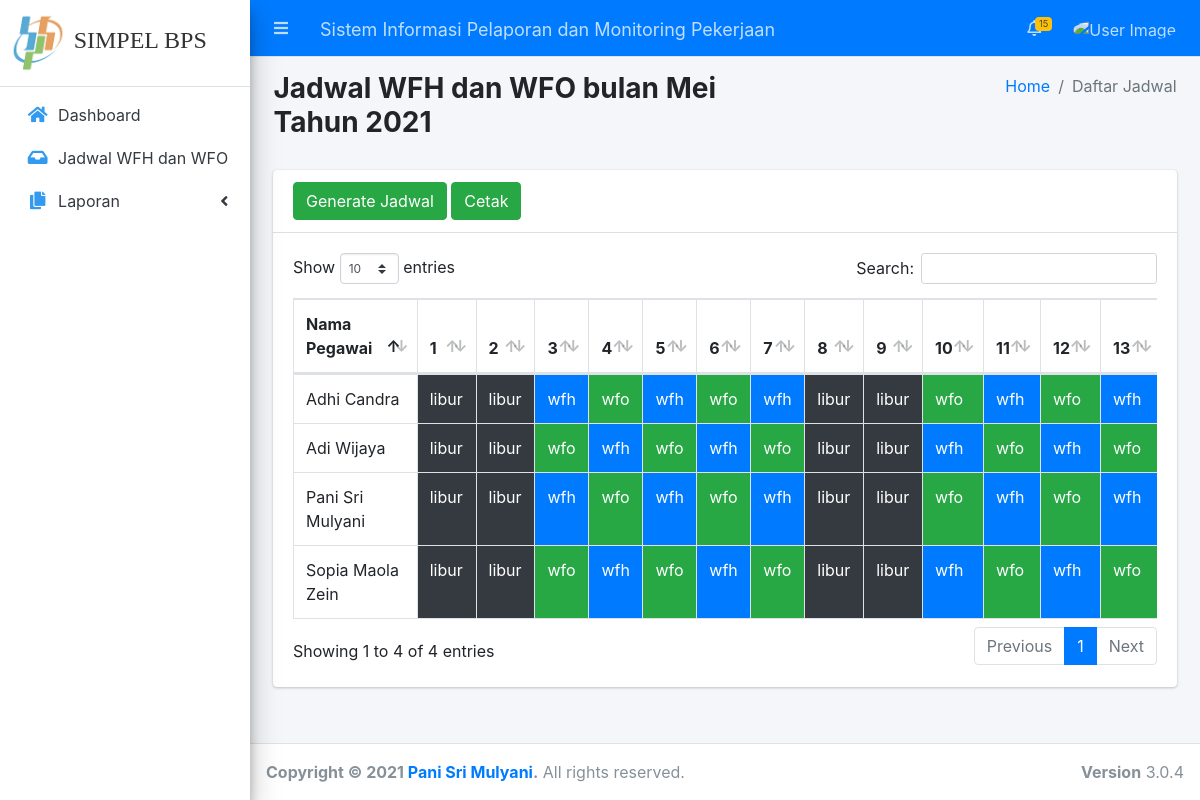
/index.php/tata_usaha/jadwal, run on the app's committed database.
### tables this page shows
CREATE TABLE `jadwal` (
  `id_jadwal` int(11) NOT NULL,
  `id_pegawai` varchar(191) NOT NULL,
  `1` varchar(191) NOT NULL,
  `2` varchar(191) NOT NULL,
  `3` varchar(191) NOT NULL,
  `4` varchar(191) NOT NULL,
  `5` varchar(191) NOT NULL,
  `6` varchar(191) NOT NULL,
  `7` varchar(191) NOT NULL,
  `8` varchar(191) NOT NULL,
  `9` varchar(191) NOT NULL,
  `10` varchar(191) NOT NULL,
  `11` varchar(191) NOT NULL,
  `12` varchar(191) NOT NULL,
  `13` varchar(191) NOT NULL,
  `14` varchar(191) NOT NULL,
  `15` varchar(191) NOT NULL,
  `16` varchar(191) NOT NULL,
  `17` varchar(191) NOT NULL,
  `18` varchar(191) NOT NULL,
  `19` varchar(191) NOT NULL,
  `20` varchar(191) NOT NULL,
  `21` varchar(191) NOT NULL,
  `22` varchar(191) NOT NULL,
  `23` varchar(191) NOT NULL,
  `24` varchar(191) NOT NULL,
  `25` varchar(191) NOT NULL,
  `26` varchar(191) NOT NULL,
  `27` varchar(191) NOT NULL,
  `28` varchar(191) NOT NULL,
  `29` varchar(191) DEFAULT NULL,
  `30` varchar(191) DEFAULT NULL,
  `31` varchar(191) DEFAULT NULL,
  `bulan` varchar(191) NOT NULL
);

CREATE TABLE `pegawai` (
  `nip` varchar(20) NOT NULL,
  `nama` varchar(50) NOT NULL,
  `jenis_kelamin` enum('Laki-laki','Perempuan','','') NOT NULL,
  `alamat` text NOT NULL,
  `tempatlahir` varchar(20) NOT NULL,
  `tanggallahir` date NOT NULL,
  `jabatan` varchar(40) NOT NULL,
  `namagolongan` varchar(20) NOT NULL,
  `id` int(11) NOT NULL,
  `username` varchar(20) NOT NULL,
  `password` varchar(20) NOT NULL,
  `akses` varchar(20) NOT NULL,
  `foto` varchar(100) NOT NULL,
  `email` varchar(191) NOT NULL
);

### application/controllers/Tata_usaha/Jadwal.php (called while the page is built, shortened)
<?php
class Jadwal extends CI_Controller {
	public function index() {
    $data['jadwal']   = $this->M_Jadwal->getAll();
		$data['content']  = 'tata_usaha/jadwal';
		$this->load->view('tata_usaha/template', $data);
	}
}

### index.php (called while the page is built, shortened)
<?php
require_once BASEPATH.'core/CodeIgniter.php';

### application/models/M_Jadwal.php (called while the page is built, shortened)
<?php
class M_Jadwal extends CI_Model {
  protected $table  = 'jadwal';
  public function getAll()
  {
    $this->db->join('pegawai', $this->table . '.id_pegawai = pegawai.id');
    return $this->db->get($this->table)->result_array();
  }
}

### application/views/tata_usaha/jadwal.php (the view, shortened to what this page needs)
<section class="content">
  <div class="content-header">
      <div class="container-fluid">
        <div class="row mb-2">
          <div class="col-sm-6">
            <h3><b><font face="">
              Jadwal WFH dan WFO bulan
              <?php
                switch ($jadwal[0]['bulan']) {
                  case '05':
                    echo 'Mei';
                    break;
                }
              ?> Tahun 2021
            </font></b></h3>
          </div>
          <div class="col-sm-6">
            <ol class="breadcrumb float-sm-right">
              <li class="breadcrumb-item"><a href="<?php echo base_url()."Akademik/home_akademik"?>">Home</a></li>
              <li class="breadcrumb-item active">Daftar Jadwal</li>
            </ol>
          </div>
        </div>
      </div>
    </div>
    <div class="container-fluid">
      <div class="col-sm-12">
        <div class="card">
          <div class="card-header">
            <a href="<?= base_url(); ?>tata_usaha/jadwal/generate" class="btn btn-success">Generate Jadwal</a>
            <a href="<?= base_url(); ?>tata_usaha/jadwal/cetak" class="btn btn-success" target="_blank">Cetak</a>
          </div>
          <div class="card-body">
            <div class="table-responsive">
              <table class="table table-bordered" id="dataTables-example">
                <thead>
                  <tr class="nowrap">
                    <th>Nama Pegawai</th>
                    <th>1</th>
                    <th>2</th>
                    <th>3</th>
                    <th>4</th>
                    <th>5</th>
                    <th>6</th>
                    <th>7</th>
                    <th>8</th>
                    <th>9</th>
                    <th>10</th>
                    <th>11</th>
                    <th>12</th>
                    <th>13</th>
                  </tr>
                </thead>
                <tbody>
                  <?php
                    foreach ($jadwal as $key) { ?>
                      <tr>
                        <td><?= $key['nama']; ?></td>
                        <?php
                          for ($i=1; $i < 32; $i++) { ?>
                            <td
                              <?php
                                switch ($key[$i]) {
                                  case 'wfh':
                                    echo 'class="bg-primary"';
                                    break;
                                  case 'wfo':
                                    echo 'class="bg-success"';
                                    break;
                                  default:
                                    echo 'class="bg-dark"';
                                    break;
                                }
                              ?>><?= $key[$i]; ?></td>
                          <?php }
                        ?>
                      </tr>
                    <?php }
                  ?>
                </tbody>
              </table>
            </div>
          </div>
        </div>
      </div>
    </div>
  </section>

### data on the page
jadwal: id_pegawai.nama "Pani Sri Mulyani", i "libur", 1 "libur", i "wfh", i "wfo", 8 "libur"
jadwal: id_pegawai.nama "Sopia Maola Zein", i "libur", 1 "libur", i "wfo", i "wfh", 8 "libur"
jadwal: id_pegawai.nama "Adhi Candra", i "libur", 1 "libur", i "wfh", i "wfo", 8 "libur"
jadwal: id_pegawai.nama "Adi Wijaya", i "libur", 1 "libur", i "wfo", i "wfh", 8 "libur"
